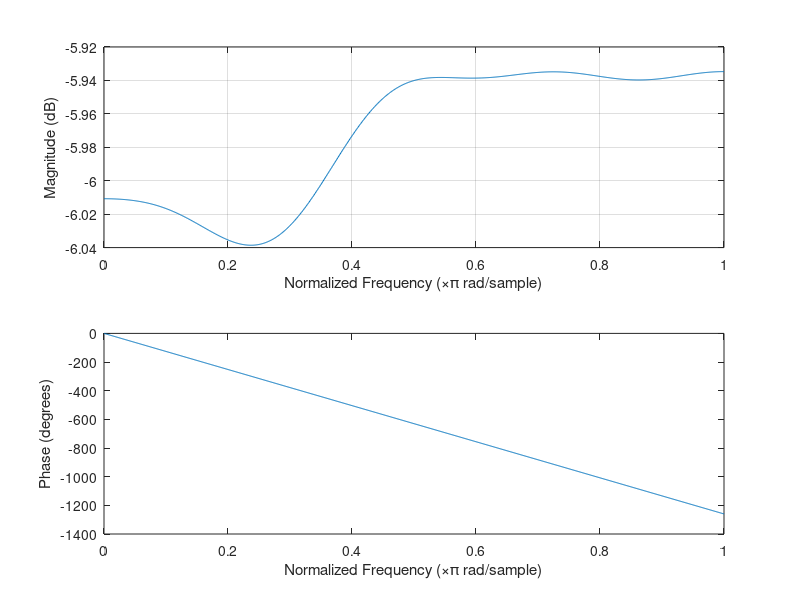

Write MATLAB code to recreate this figure.
close all;


%input configuration
numTaps = 15;                   %number of taps on the filter (buffer size)
valueResolution = 15;           %the resolution of the ADC / DAC (bits)
sampleFrequency = 40000;        %sample frequency of the ADC / DAC (Hz)
cutoffFrequency = 11000;         %desired cutoff frequency (Hz)
filterType = 'low';            %low, high, bandpass, stop, DC-0, DC-1
%input configuration

%notch filter configuration
bandwidth = 5;
%notch filter configuration

cutoffConstant = cutoffFrequency / (sampleFrequency / 2);
f = fir1(numTaps - 1, cutoffConstant, filterType);


lowFreq = (cutoffFrequency - (bandwidth / 2)) / (sampleFrequency / 2);
highFreq = (cutoffFrequency + (bandwidth / 2)) / (sampleFrequency / 2);
n = fir1(numTaps - 1, [ 0.00001, 0.249, 0.251]);

disp(sprintf('%d, ', round(n * (2 ^ valueResolution))))

figure
freqz(n, 2, 1024);
grid